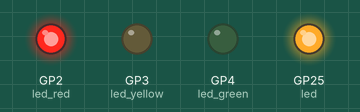
This program was run on a simulated Raspberry Pi Pico running MicroPython. On the bench: output pins drawn as LEDs (lit = HIGH).

Above: at 0.2 s.
At 0.7 s:
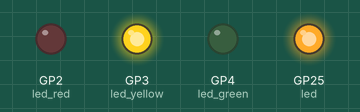
At 2.7 s:
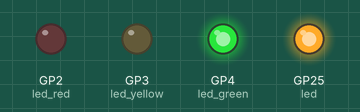
Timing chart, 0 to 3.5 s (numbered marks = the images above):
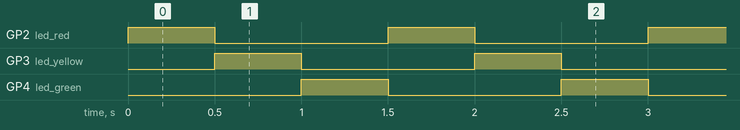

The program:

blink.py
```python
#this programm is blinking 3 leds

from machine import Pin
import time
import rp2

#bind and set up pins
led = Pin(25, Pin.OUT)
led_green = Pin(4, Pin.OUT)
led_yellow = Pin(3, Pin.OUT)
led_red = Pin(2, Pin.OUT)

#set entry values
led.value(1)
led_green.value(0)
led_yellow.value(0)
led_red.value(0)

#switching lighting leds
while True:
    led_green.value(0)
    led_red.value(1)
    time.sleep(0.5)
    led_red.value(0)
    led_yellow.value(1)
    time.sleep(0.5)
    led_yellow.value(0)
    led_green.value(1)
    time.sleep(0.5)
```

Measured:
- by itself, GP2 (led_red), GP3 (led_yellow), GP4 (led_green): alternates HIGH for 0.50 s and LOW for 1.0 s
- by itself, everything shown: repeats every 1.5 s, in 3 steps
